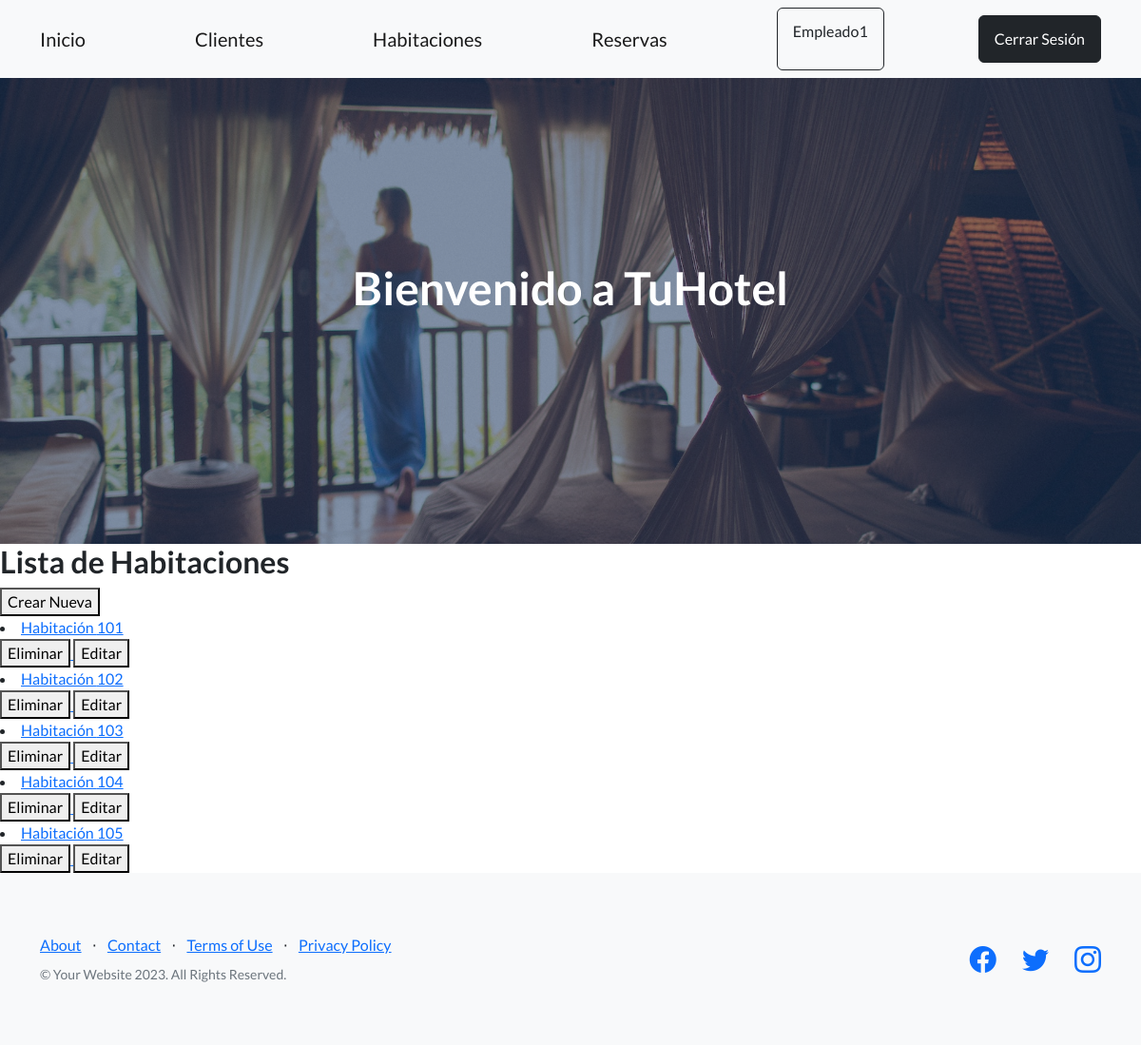
The app's page /apphotel/lista-habitaciones/ (signed in) with its own data.
### AppHotel/models.py (models this page shows, shortened)
class Habitacion(models.Model):
    numero = models.IntegerField()
    tipo = models.CharField(max_length=30)
    disponible = models.BooleanField()

### AppHotel/views.py (the view)
# urls.py: path('lista-habitaciones/', HabitacionList.as_view(), name = 'ListaHabitacion'),
class HabitacionList(LoginRequiredMixin, ListView):
    model = Habitacion
    template_name = 'lista_habitacion.html'
    context_object_name = 'habitaciones'

### AppHotel/templates/lista_habitacion.html
{% extends 'base.html' %}
{% load static %}
{% block contenido_cambio %}
    <h2>Lista de Habitaciones</h2>
    <a href=" {% url 'CrearHabitacion' %} ">
        <button>Crear Nueva</button>
    </a>
    {% for habitacion in habitaciones  %}
        <li>
            <a href="{% url 'DetalleHabitacion' habitacion.id %}">Habitación {{ habitacion.numero }} </a>
        </li>
        <div>
            <a href="{% url 'EliminarHabitacion' habitacion.id %}" method='POST'>
                <button  type="submit"> Eliminar</button>
            </a>{% csrf_token %}
            <a href="{% url 'EditarHabitacion' habitacion.id %}">
                <button>Editar</button>
            </a>
        </div>
    {% endfor %}
{% endblock contenido_cambio %}

### AppHotel/templates/navbar.html (shortened to what this page needs)
<nav class="navbar navbar-light bg-light static-top">
    <div class="container">
        <a class="navbar-brand" href= {% url 'Inicio' %} >Inicio</a>
        <a class="navbar-brand" href= {% url 'ListaClientes' %} >Clientes</a>
        <a class="navbar-brand" href= {% url 'ListaHabitacion' %} >Habitaciones</a>
        <a class="navbar-brand" href= {% url 'ListaReservas' %} >Reservas</a>
        {% if user.is_authenticated %}
            <a class="btn btn-outline-dark" href="{% url 'EditarUsuario' %}"><p>{{ user.username }}</p></a>
            <a class="btn btn-dark" href= {% url 'Logout' %} >Cerrar Sesión</a>
        {% else %}
            <a class="btn btn-dark" href= {% url 'Login' %}  >Iniciar Sesión</a>
        {% endif %}
    </div>
</nav>

### records on screen
Habitacion: numero "101"
Habitacion: numero "102"
Habitacion: numero "103"
Habitacion: numero "104"
Habitacion: numero "105"

### other values on screen
{{ user.username }} "Empleado1"
